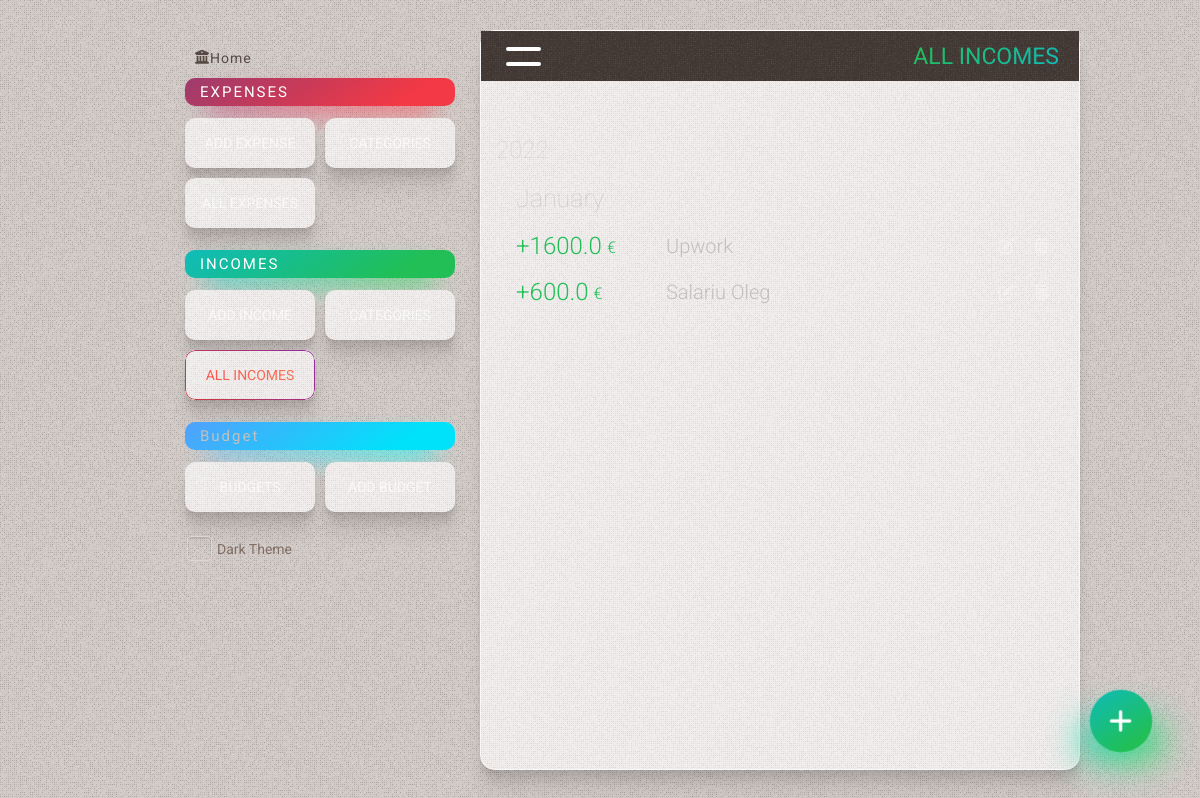
/incomes, run on an earlier commit of the app's database.
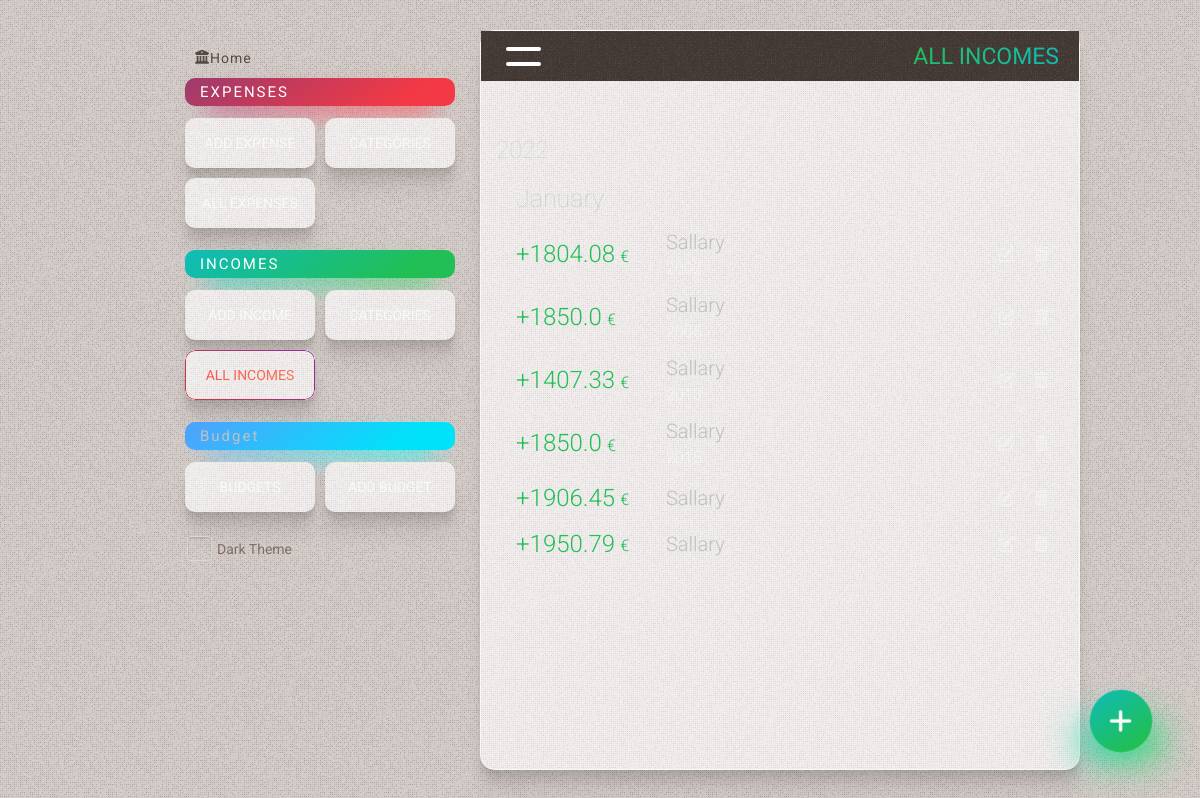
And on a later commit of the database.
### tables this page shows
CREATE TABLE incomes
(
    id       INTEGER PRIMARY KEY AUTOINCREMENT,
    date     TIMESTAMP NOT NULL DEFAULT CURRENT_TIMESTAMP,
    amount   REAL      NOT NULL,
    category INTEGER   NOT NULL,
    comment  TEXT

);

CREATE TABLE categories_income
(
    id         INTEGER PRIMARY KEY AUTOINCREMENT,
    name       TEXT NOT NULL,
    primordial TEXT DEFAULT NULL,
    state      TEXT DEFAULT false
);

### app.py (the view)
@app.route('/incomes')
def incomes():
    conn = get_db_connection()
    incomes = conn.execute(
        'SELECT incomes.id, strftime("%m", date) as month, strftime("%Y", date) as year, amount, categories_income.name as category, comment  FROM incomes LEFT JOIN categories_income on categories_income.id = incomes.category').fetchall()
    conn.close()
    return render_template('incomes.html', title='All incomes', gradient='text-gradient-green', incomes=incomes)

### app.py (called while the page is built)
def get_db_connection():
    conn = sqlite3.connect('database.db')
    conn.row_factory = sqlite3.Row
    return conn

@app.template_filter('month_name')
def month_name(month_number):
    return calendar.month_name[month_number]

### templates/incomes.html (shortened to what this page needs)
{% extends 'base.html' %} {% block content %}
	<div class="page_title {{ gradient }}" >
		<button class="side-panel-toggle" ><span class="line1" ></span ><span class="line2" ></span ></button >
		<span >{% block title %} {{ title }} {% endblock %}</span >
	</div >
	<div class="content" >
		{% if incomes|length == 0 %}
			<div class="no-results mt-50" >You have not added any income yet. Click on (+) to add</div >
		{% else %}
			<div class="cards  relative" >
				{% for key, list in incomes|groupby('year')|sort(attribute='0', reverse=True) %}
					<div class="ml-10 cards-day" >{{ key }} </div >
					{% for key2, list2 in list|groupby('month')|sort(attribute='0', reverse=True) %}
						<div class=" subtitle2 mt-20" >{{ key2|int|month_name }} </div >
						{% for id, month, year, amount, category, comment in list2 %}
							<div class="card flex items-center relative overflow-hidden flex-wrap  card-income " >
								<div class="flex items-center w-full" >
									<div class="card-info flex flex-1" >
										<div class="flex flex-1" >
											<span class="card-amount flex items-center" >  {{ amount }} <span >&euro;</span > </span >
											<div class="flex flex-col justify-center ml-15" >
												<div class="flex items-center" >
													<span class="{{ color }} card-category" >  {{ category }}  </span >
												</div >
												{% if (comment != '') and (comment !=None) %}
													<span class="block mt-5 card-comment" >  {{ comment }} </span >
												{% endif %}
											</div >
										</div >
										<div class="card-btns  flex items-center flex-shrink-0 ml-auto" >
											<a href="/income-edit/{{ id }}" class="btn-ac" >
												<i class="fa-solid fa-pen-to-square" ></i >
											</a >
											<form action="{{ url_for('delete_income', id=id) }}" method="POST" >
												<button type="submit" class="btn-ac"
																onclick="return confirm('Are you sure you want to delete this post?')" >
													<i class="fa-solid fa-trash-can" ></i >
												</button >
											</form >
										</div >
									</div >
								</div >
							</div >
						{% endfor %}
					{% endfor %}
				{% endfor %}
			</div >
		{% endif %}
	</div >
{% endblock %}

### templates/base.html (shortened to what this page needs)
<!DOCTYPE html>
<html lang="en" class="dark-theme" >
<head >
	<link rel="stylesheet" href="{{ url_for('static', filename= 'css/splide.min.css') }}" />
	<link rel="stylesheet" href="https://cdnjs.cloudflare.com/ajax/libs/font-awesome/6.0.0-beta3/css/all.min.css" />
	<link rel="stylesheet" href="{{ url_for('static', filename= 'css/styles.css') }}" />
</head >
<body class="w-full flex flex-col" >
<div class="flex container w-full h-full flex-1" >
	<section class="sidebar-menu-wrap" >
		<ul class="sidebar-menu sticky top-0" >
			<li class="treeview home-link mb-10 {% if request.path == '/' %} active {% endif %}" >
				<a class="flex p-10" href="{{ url_for('index') }}" ><i class="fa-solid fa-bank mr-10" ></i >Home</a >
			</li >
			<li class="header header-expenses bg-gradient-red" ><span >EXPENSES</span ></li >
			<li >
				<ul class="test" >
					<li class="bg-gradient-red {% if request.path == '/add' %} active {% endif %}" >
						<i class="fa fa-regular fa-square-minus" ></i >
						<a href="/add" >Add Expense</a >
					</li >
					<li class="bg-gradient-red {% if request.path == '/categories' or title == 'Edit Category' %} active {% endif %}" >
						<i class="fa fa-grip-vertical" ></i >
						<a href="/categories" >Categories</a >
					</li >
					<li class="bg-gradient-red {% if request.path == '/all-expenses' %} active {% endif %}" >
						<i class="fa fa-solid fa-table-list" ></i >
						<a href="/all-expenses" >All Expenses</a >
					</li >
				</ul >
			</li >
			<li class="header header-incomes bg-gradient-green mt-20" ><span >INCOMES</span ></li >
			<li >
				<ul class="test test-incomes" >
					<li class="{% if request.path == '/add_income' %} active {% endif %}" >
						<i class="fa fa-regular fa-square-plus text-gradient-green" ></i >
						<a href="/add_income" >Add Income</a >
					</li >
					<li class="{% if request.path == '/categories_income' or title == 'Edit Category Income' %} active {% endif %}" >
						<i class="fa fa-solid fa-euro-sign" ></i >
						<a href="/categories_income" >Categories</a >
					</li >
					<li class="{% if request.path == '/incomes' %} active {% endif %}" >
						<i class="fa fa-solid fa-money-bill-1-wave" ></i >
						<a href="/incomes" >All Incomes</a >
					</li >
				</ul >
			</li >
			<li class="header bg-gradient1 mt-20" ><span >Budget</span ></li >
			<li >
				<ul class="test" >
					<li class="{% if request.path == '/budgets' %} active {% endif %}" >
						<i class="fa-solid fa-coins" ></i >
						<a href="/budgets" >Budgets</a >
					</li >
					<li class="{% if request.path == '/add_budget' %} active {% endif %}" >
						<i class="fa fa-regular fa-square-plus" ></i >
						<a href="/add_budget" >Add Budget</a >
					</li >
				</ul >
			</li >
			<li class="mt-20" style="margin-top: auto" >
				<div class="checkbox" >
					<div >
						<label >
							<input class="custom-form" type="checkbox" id="theme_toggle" >
							<span >Dark Theme</span >
						</label >
					</div >
				</div >
			</li >
		</ul >
	</section >
	<div class="right-container overflow--hidden flex-1 " >
		{% block content %} {% endblock %}
	</div >
</div >
{% if request.path == '/' or request.path == '/all-expenses' %}
	<a href="/add" class="fancy-button  bg-gradient-red add" ><span ><i class="fa-solid fa-plus" ></i ></span ></a >
{% elif request.path == '/incomes' %}
	<a href="/add_income" class="fancy-button  bg-gradient-green add" ><span ><i
			class="fa-solid fa-plus" ></i ></span ></a >
{% endif %}
<link rel="stylesheet" href="https://cdn.jsdelivr.net/npm/flatpickr/dist/flatpickr.min.css" >
</body >
</html >

What changed in the data, as far as the page shows it:
removed incomes: amount "1600.0", name "Upwork"
removed incomes: amount "600.0", name "Salariu Oleg"
added incomes: amount "1804.08", name "Sallary"
added incomes: amount "1850.0", name "Sallary"
added incomes: amount "1407.33", name "Sallary"
added incomes: amount "1850.0", name "Sallary"
added incomes: amount "1906.45", name "Sallary"
added incomes: amount "1950.79", name "Sallary"
